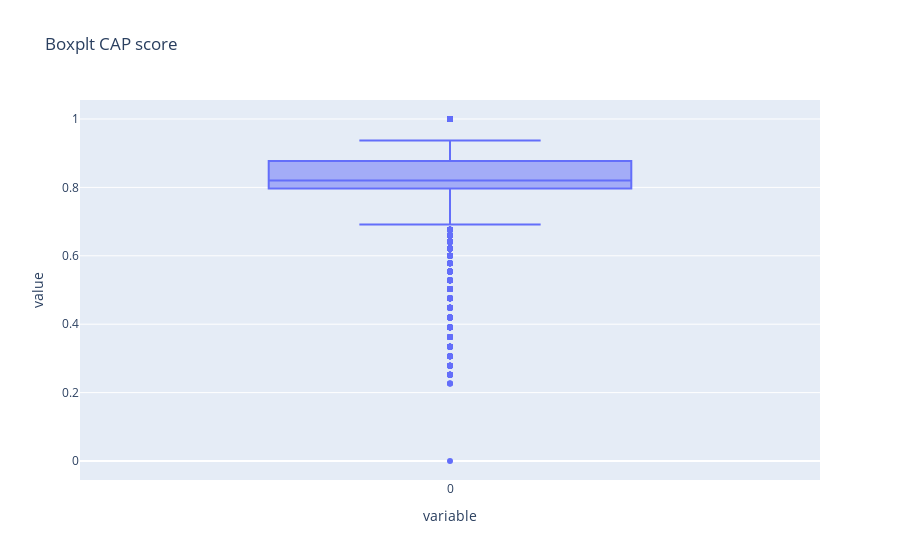

Source (notebook cell):
### Code cell
fig = px.box(box, title="Boxplt CAP score")
fig.show()

### Figure 1 — Plotly figure (JSON) as saved in the notebook; plotly's stock layout.template omitted (floating-point values rounded to 4 significant figures; data arrays with more than 128 entries replaced by an {"elided": "..."} marker saying what was removed)
{"data": [{"alignmentgroup": "True", "hovertemplate": "variable=%{x}<br>value=%{y}<extra></extra>", "legendgroup": "", "marker": {"color": "#636efa"}, "name": "", "notched": false, "offsetgroup": "", "orientation": "v", "showlegend": false, "type": "box", "x": {"elided": "6101 str values"}, "x0": " ", "xaxis": "x", "y": {"elided": "6101 float values"}, "y0": " ", "yaxis": "y"}], "layout": {"boxmode": "group", "legend": {"tracegroupgap": 0}, "title": {"text": "Boxplt CAP score"}, "xaxis": {"anchor": "y", "domain": [0, 1], "title": {"text": "variable"}}, "yaxis": {"anchor": "x", "domain": [0, 1], "title": {"text": "value"}}}}
